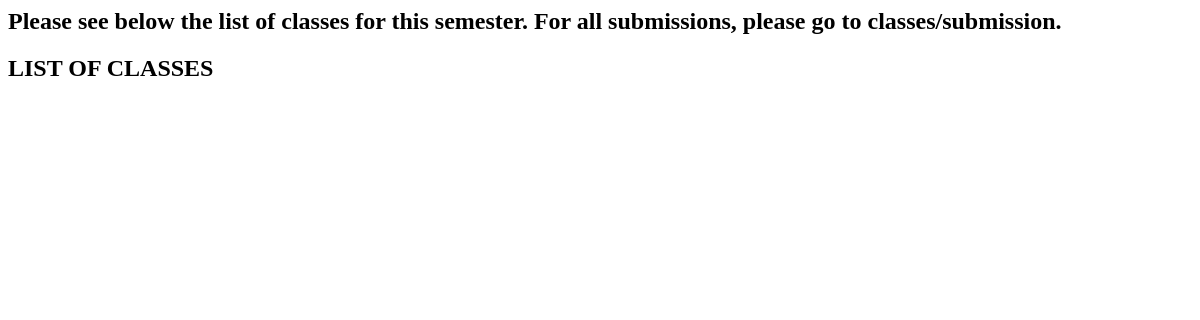
The app's page /classes/, older data.
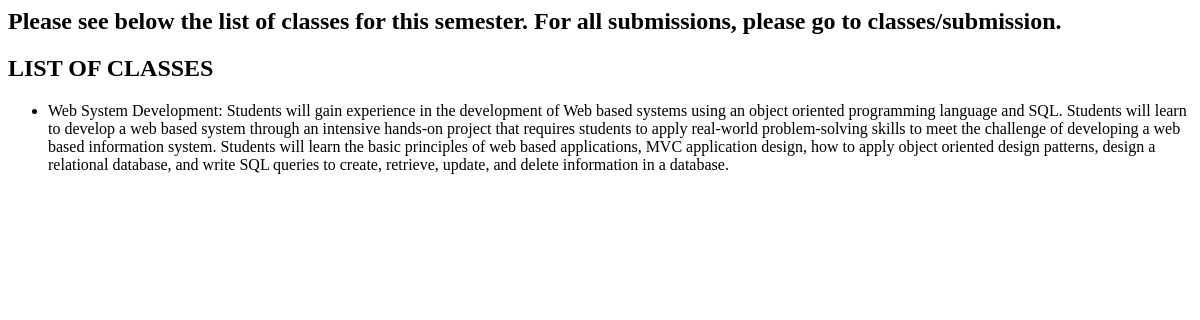
The same page, newer data.
### classes/models.py (models this page shows)
class Classes_Desc(models.Model):
    Class_ID = models.CharField(max_length=64)
    Title = models.CharField(max_length=255, unique=True)
    Desc = models.TextField()
    Teacher_name = models.CharField(max_length = 64)
    Teaching_assistant_name = models.CharField(max_length = 64)
    Schedule = models.DateField()
    Prerequisite = models.TextField()
    Max_number_of_students = models.CharField(max_length=2)
    Permanent_zoom_meeting_links=models.URLField(max_length=200)

### classes/views.py (the view)
# urls.py: path('', views.index, name='index'),
def index(request):
    classes=Classes_Desc.objects.all()
    context={'classes': classes}
    return render(request,'classes/for.html', context)

### classes/templates/classes/for.html
{% block content %}
<h2>Please see below the list of classes for this semester. For all submissions, please go to classes/submission. </h2>
<h2>LIST OF CLASSES</h2>
<ul>
{% for class in classes %}
    <li>{{ class.Title }}: {{ class.Desc }}</li>
{% endfor %}
</ul>
{% endblock %}

Row changes from the older to the newer data that the page shows:
added Classes_Desc: Title "Web System Development", Desc "Students will gain experience in the development of Web based systems using an object oriented programming language and SQL. Students will learn to develop a web based system through an intensive hands-on project that requires students to apply real-world problem-solving skills to meet the challenge of developing a web based information system. Students will learn the basic principles of web based applications, MVC application design, how to apply object oriented design patterns, design a relational database, and write SQL queries to create, retrieve, update, and delete information in a database."
